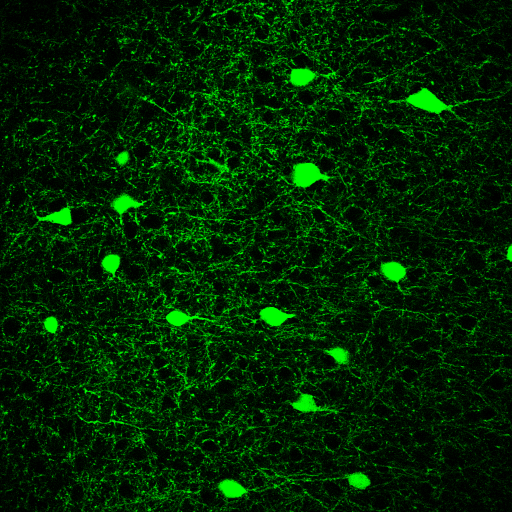
%> input picture immuno_images/40-2_C001.tiff, 1024 x 1024 px (shown at 1/2 size)
$ octave image_visualization.m   (GNU Octave 9; MATLAB toolbox functions it lacks are replaced by stand-ins)
%> lines starting %> are read from the running program, lines starting %| are printed output that depends on the picture
% Authors: Ridwan Carim-Sanni & Iran Roman
% Data analysis for the Lu Chen Lab, SSRP 2016

% In this program, we will load the images located in /immuno_images/
% and we will understand the data structures in which they come.
% we will then proceed to visualize the images using standard matlab
% functions, and we will also carry out a simple process for
% quantifying the cells in the image

% to start, we will load a single image

% 1 . this is the location and name of the image
% we selected it, because it is the one that looks best to play with
filename = 'immuno_images/40-2_C001.tiff';

% now we will load the image, using filename
image = imread(filename);
%> image is the input picture: size 1024x1024x3 uint8; mean R, G, B 0, 38.7, 0

% % NOTE: alternatively, we would have said:
% image = imread('immuno_images/40-2_C001.tiff');
% % but it is not necessary, because, we have a variable called filename

% 2. to continue, we will check the size of image to make sense
% of what we just loaded if u want matlab to spit something
% out , dont add the ;
size(image)
%> ans = [1024 1024 3]
% we see that the image has a width, a heigth, and a depth
% and if we want to store the size of the image in variables, we do
% the following:
[height, width, depth] = size(image);
%> height = 1024; width = 1024; depth = 3

% 3. we know the size of image, which is 1024 by 1024, by 3,
% now we will try to visualize it using the function called imshow
imshow(image)

% If we only wanted to see the first channel, we would have to do:
figure;
imshow(image(:,:,1))
% If we only wanted to see the second channel, we would have to do:
figure;
imshow(image(:,:,2))
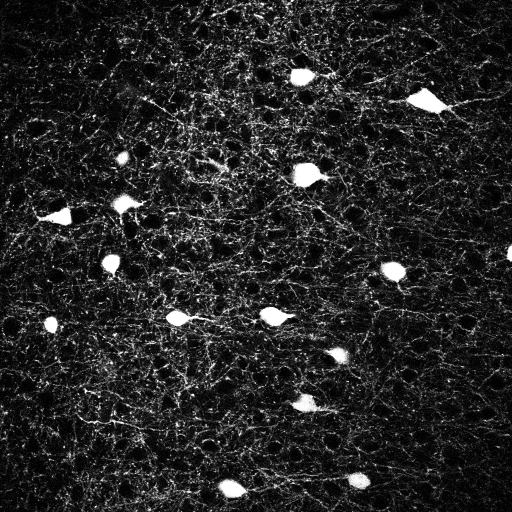
%> displayed picture: size 1024x1024, on the screen's scale of 0 to 255 (shown at 1/2 size); min 0, max 255, mean 38.7
% If we only wanted to see the third channel, we would have to do:
figure;
imshow(image(:,:,3))

% 4. If we want to see the images plotted previously, comment out
% this line:
close all

% 5. We realize that only the second channel has data, therefore, we can
% make our image variable smaller, by picking only that channel
image_g = image(:,:,2);

% 2. to make sure that image_g is stored properly we can do a sanity
% check by having it spit out the size of image_g.  we expect the size
% to be 1024 by 1024
size(image_g)
%> ans = [1024 1024]

% 3.  let's have a look at image_g
imshow(image_g)

% 6. we have visualized what image and image_g have, but we hve not seen
% the numeric data that we are getting. To observe the numeric data, we
% will print 100x100 matrices with information stored in image_g
sm_h_rng = 1:100;
sm_w_rng = 1:100;

imshow(image_g(sm_h_rng,sm_w_rng))
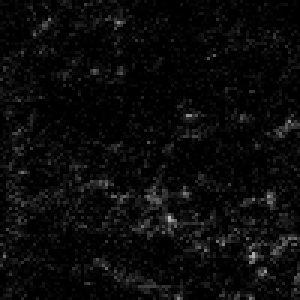
%> displayed picture: size 100x100, on the screen's scale of 0 to 255 (shown 3 times larger); min 0, max 189, mean 10.3

% 7. now, for the sake of seeing the numbers, we will print 10x10 matrices:
sm_h_rng = 1:10;
sm_w_rng = 1:10;
imshow(image_g(sm_h_rng,sm_w_rng))
image_g(sm_h_rng,sm_w_rng)
% imshow is too tiny when it is only 10x10 pixels, so we use:
resized_image = imresize(image_g(sm_h_rng,sm_w_rng),100);
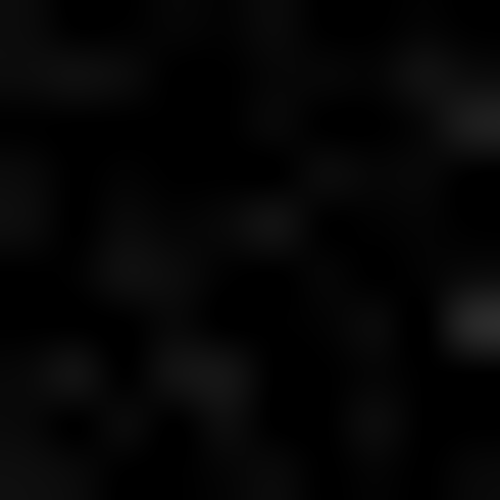
%> resized_image: size 1000x1000 uint8 (shown at 1/2 size); min 0, max 44, mean 5.2
imshow(resized_image,interpolation='none')

% Ok, at this point we have learned:
% 1. How to load the image
% 2. How to check the size of the array that contains the image
% 3. How to visualize the image in matlab, and its specific channels
% 4. How to close exixsting plots
% 5. How to grab specific channel
% 6. How to pick a specific section withing the array
% 7. How to compare the numerical contents of the array with its
% visual representation using imshow

$ run again, with immuno_images/Image0008_C001.tiff copied over immuno_images/40-2_C001.tiff
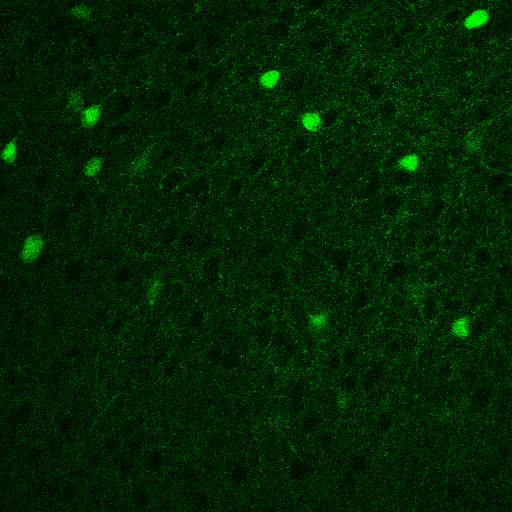
%> input picture immuno_images/Image0008_C001.tiff, 1024 x 1024 px (shown at 1/2 size)
%> image is the input picture: size 1024x1024x3 uint8; mean R, G, B 0, 35.3, 0
%> `imshow(image_g(sm_h_rng,sm_w_rng))`:
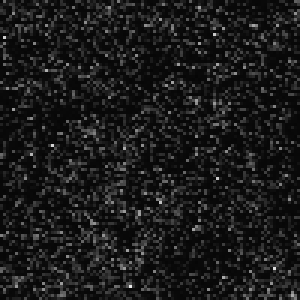
%> displayed picture: size 100x100, on the screen's scale of 0 to 255 (shown 3 times larger); min 6, max 233, mean 26.5
%> `resized_image = imresize(image_g(sm_h_rng,sm_w_rng),100);`:
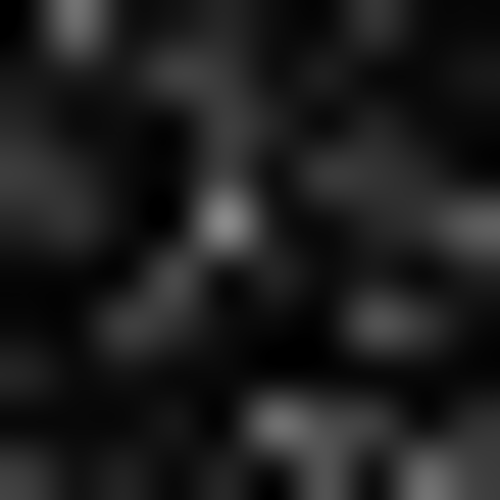
%> resized_image: size 1000x1000 uint8 (shown at 1/2 size); min 0, max 138, mean 30.3
